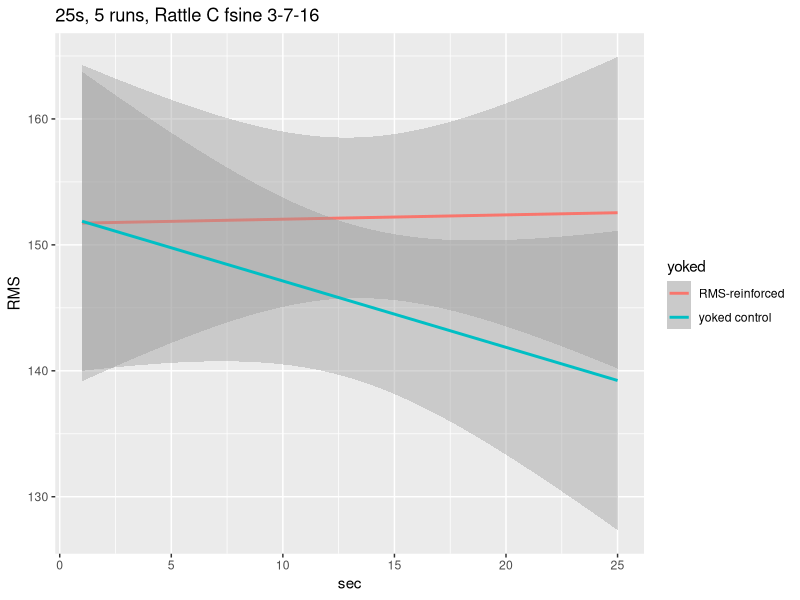

Generate this figure with R: (Note: this script raises an error after producing the figure.)
library(lme4)
library(lmerTest)
library(ggplot2)

setwd('/Users/Bubba/Desktop/COGS195/Github/RattleNN/RattleResults')
rattledata = read.csv('25data.csv')
colnames(rattledata) = c("run","yoked","sec","RMS","f")
rattledata$yoked[rattledata$yoked==0] = "RMS-reinforced"
rattledata$yoked[rattledata$yoked==1] = "yoked control"

rattlelm = lmer(scale(RMS) ~ (1|run) + yoked + scale(sec) + yoked*scale(sec), data = rattledata)
summary(rattlelm)

qplot(sec,RMS,data=rattledata,main= "25s, 5 runs, Rattle C fsine 3-7-16", geom=c("smooth"),method ="lm",formula=y~x,color=yoked)
quartz.save("3-7_25s_RCS4_rattleresults.pdf",type="pdf")

plot(rattledata$f,rattledata$RMS, main= "25s, 5 runs, Rattle C fsine 3-7-16", xlab="f",ylab="RMS")
quartz.save("3-7_25s_RcS4_RMSvsf.pdf",type="pdf")




setwd('/Users/Bubba/Desktop/COGS195/Github/RattleNN/RattleResults')
rattledata = read.csv('50data.csv')
colnames(rattledata) = c("run","yoked","sec","RMS","f")
rattledata$yoked[rattledata$yoked==0] = "RMS-reinforced"
rattledata$yoked[rattledata$yoked==1] = "yoked control"

rattlelm = lmer(scale(RMS) ~ (1|run) + yoked + scale(sec) + yoked*scale(sec), data = rattledata)
summary(rattlelm)

qplot(sec,RMS,data=rattledata,main= "50s, 5 runs, Rattle C fsine 3-7-16", geom=c("smooth"),method ="lm",formula=y~x,color=yoked)
quartz.save("3-7_50s_RBS4_rattleresults.pdf",type="pdf")

plot(rattledata$f,rattledata$RMS, main= "50s, 5 runs, Rattle C fsine 3-7-16", xlab="f",ylab="RMS")
quartz.save("3-7_50s_RBS4_RMSvsf.pdf",type="pdf")



setwd('/Users/Bubba/Desktop/COGS195/Github/RattleNN/RattleResults')
rattledata = read.csv('100data.csv')
colnames(rattledata) = c("run","yoked","sec","RMS","f")
rattledata$yoked[rattledata$yoked==0] = "RMS-reinforced"
rattledata$yoked[rattledata$yoked==1] = "yoked control"

rattlelm = lmer(scale(RMS) ~ (1|run) + yoked + scale(sec) + yoked*scale(sec), data = rattledata)
summary(rattlelm)

qplot(sec,RMS,data=rattledata,main= "100s, 5 runs, Rattle C fsine 3-7-16", geom=c("smooth"),method ="lm",formula=y~x,color=yoked)
quartz.save("3-7_100s_RBS4_rattleresults.pdf",type="pdf")

plot(rattledata$f,rattledata$RMS, main= "100s, 5 runs, Rattle C fsine 3-7-16", xlab="f",ylab="RMS")
quartz.save("3-7_100s_RBS4_RMSvsf.pdf",type="pdf")



setwd('/Users/Bubba/Desktop/COGS195/Github/RattleNN/RattleResults')
rattledata = read.csv('200data.csv')
colnames(rattledata) = c("run","yoked","sec","RMS","f")
rattledata$yoked[rattledata$yoked==0] = "RMS-reinforced"
rattledata$yoked[rattledata$yoked==1] = "yoked control"

rattlelm = lmer(scale(RMS) ~ (1|run) + yoked + scale(sec) + yoked*scale(sec), data = rattledata)
summary(rattlelm)

qplot(sec,RMS,data=rattledata,main= "200s, 5 runs, Rattle C fsine 3-7-16", geom=c("smooth"),method ="lm",formula=y~x,color=yoked)
quartz.save("3-7_200s_RBS4_rattleresults.pdf",type="pdf")

plot(rattledata$f,rattledata$RMS, main= "200s, 5 runs, Rattle C fsine 3-7-16", xlab="f",ylab="RMS")
quartz.save("3-7_200s_RBS4_RMSvsf.pdf",type="pdf")


setwd('/Users/Bubba/Desktop/COGS195/Github/RattleNN/RattleResults')
rattledata = read.csv('300data.csv')
colnames(rattledata) = c("run","yoked","sec","RMS","f")
rattledata$yoked[rattledata$yoked==0] = "RMS-reinforced"
rattledata$yoked[rattledata$yoked==1] = "yoked control"

rattlelm = lmer(scale(RMS) ~ (1|run) + yoked + scale(sec) + yoked*scale(sec), data = rattledata)
summary(rattlelm)

qplot(sec,RMS,data=rattledata,main= "300s, 5 runs, Rattle C fsine 3-7-16", geom=c("smooth"),method ="lm",formula=y~x,color=yoked)
quartz.save("3-7_300s_RBS4_rattleresults.pdf",type="pdf")

plot(rattledata$f,rattledata$RMS, main= "300s, 5 runs, Rattle C fsine 3-7-16", xlab="f",ylab="RMS")
quartz.save("3-7_300s_RBS4_RMSvsf.pdf",type="pdf")


setwd('/Users/Bubba/Desktop/COGS195/Github/RattleNN/RattleResults')
rattledata = read.csv('400data.csv')
colnames(rattledata) = c("run","yoked","sec","RMS","f")
rattledata$yoked[rattledata$yoked==0] = "RMS-reinforced"
rattledata$yoked[rattledata$yoked==1] = "yoked control"

rattlelm = lmer(scale(RMS) ~ (1|run) + yoked + scale(sec) + yoked*scale(sec), data = rattledata)
summary(rattlelm)

qplot(sec,RMS,data=rattledata,main= "400s, 5 runs, Rattle C fsine 3-7-16", geom=c("smooth"),method ="lm",formula=y~x,color=yoked)
quartz.save("3-7_400s_RBS4_rattleresults.pdf",type="pdf")

plot(rattledata$f,rattledata$RMS, main= "400s, 5 runs, Rattle C fsine 3-7-16", xlab="f",ylab="RMS")
quartz.save("3-7_400s_RBS4_RMSvsf.pdf",type="pdf")


setwd('/Users/Bubba/Desktop/COGS195/Github/RattleNN/RattleResults')
rattledata = read.csv('600data.csv')
colnames(rattledata) = c("run","yoked","sec","RMS","f")
rattledata$yoked[rattledata$yoked==0] = "RMS-reinforced"
rattledata$yoked[rattledata$yoked==1] = "yoked control"

rattlelm = lmer(scale(RMS) ~ (1|run) + yoked + scale(sec) + yoked*scale(sec), data = rattledata)
summary(rattlelm)

qplot(sec,RMS,data=rattledata,main= "600s, 5 runs, Rattle C fsine 3-7-16", geom=c("smooth"),method ="lm",formula=y~x,color=yoked)
quartz.save("3-7_600s_RBS4_rattleresults.pdf",type="pdf")

plot(rattledata$f,rattledata$RMS, main= "600s, 5 runs, Rattle C fsine 3-7-16", xlab="f",ylab="RMS")
quartz.save("3-7_600s_RBS4_RMSvsf.pdf",type="pdf")
